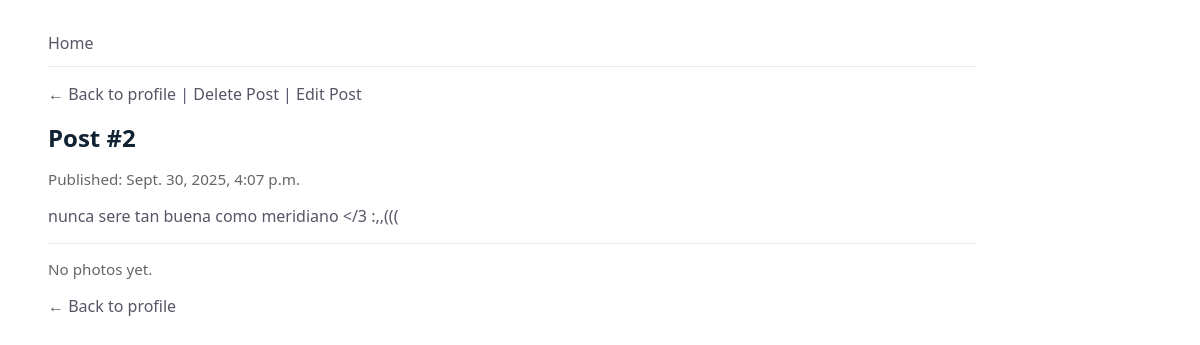
The page /mini_insta/post/2/ on the database its author committed.
### mini_insta/models.py (models this page shows, shortened)
class Post(models.Model):
    profile = models.ForeignKey(Profile, on_delete=models.CASCADE)
    caption = models.TextField(blank=False)
    published = models.DateTimeField(auto_now=True)
    def get_all_photos(self):
        return Photo.objects.filter(post=self).order_by('-timestamp')

### mini_insta/views.py (the view)
# urls.py: path("post/<int:pk>/", PostDetailView.as_view(), name="show_post"),
class PostDetailView(DetailView):
    model = Post
    template_name = "mini_insta/show_post.html"
    context_object_name = "post"
    def get_context_data(self, **kwargs):
        ctx = super().get_context_data(**kwargs)
        ctx["photos"] = self.object.get_all_photos()
        return ctx

### mini_insta/templates/mini_insta/show_post.html (shortened to what this page needs)
{% extends "mini_insta/base.html" %}
{% load static %}
{% block content %}
  <article class="post-detail">
    <p style="margin-top:1rem;">
    <a href="{% url 'mini_insta:show_profile' pk=post.profile.pk %}">&larr; Back to profile</a>
    |
    <a href="{% url 'mini_insta:delete_post' pk=post.pk %}">Delete Post</a>
    |
    <a href="{% url 'mini_insta:update_post' pk=post.pk %}">Edit Post</a>
    </p>
    <h2>Post #{{ post.pk }}</h2>
    {% if post.published %}<p class="muted">Published: {{ post.published }}</p>{% endif %}
    {% if post.caption %}<p>{{ post.caption }}</p>{% endif %}
    <hr>
    <section class="photo-grid">
      {% with items=photos|default:post.photos.all %}
        {% if items %}
          <div class="grid">
            {% for photo in items %}
              {% if photo.get_image_url %}
                <div class="cell">
                  <img src="{{ photo.get_image_url }}" alt="Photo {{ forloop.counter }} for Post {{ post.pk }}">
                </div>
              {% endif %}
            {% endfor %}
          </div>
        {% else %}
          <p class="muted">No photos yet.</p>
        {% endif %}
      {% endwith %}
    </section>
    <p style="margin-top:1rem;">
      <a href="{% url 'mini_insta:show_profile' pk=post.profile.pk %}">&larr; Back to profile</a>
    </p>
  </article>
{% endblock %}

### static/styles_mini_insta.css (style rules this page uses)
* { box-sizing: border-box; }
body { margin: 24px auto; padding: 0 16px; max-width: 960px; font-family: Arial, Helvetica, sans-serif; color: #556; background: #fff; }
h1, h2, h3 { margin: 0 0 12px; font-weight: 600; color: #123; }
a { color: #556; text-decoration: none; }
hr { border: 0; border-top: 1px solid #e6e9ef; margin: 12px 0; }
.muted { color: #777; }

### mini_insta/templates/mini_insta/base.html (style rules this page uses)
body { font-family: system-ui, Arial, sans-serif; margin: 2rem; }
.muted { color: #666; }

### mini_insta/templates/mini_insta/show_post.html (style rules this page uses)
.muted { color: #666; font-size: 0.95rem; }

### rows shown on the page
Post: pk "2", published "Sept. 30, 2025, 4:07 p.m.", caption "nunca sere tan buena como meridiano </3 :,,((("
